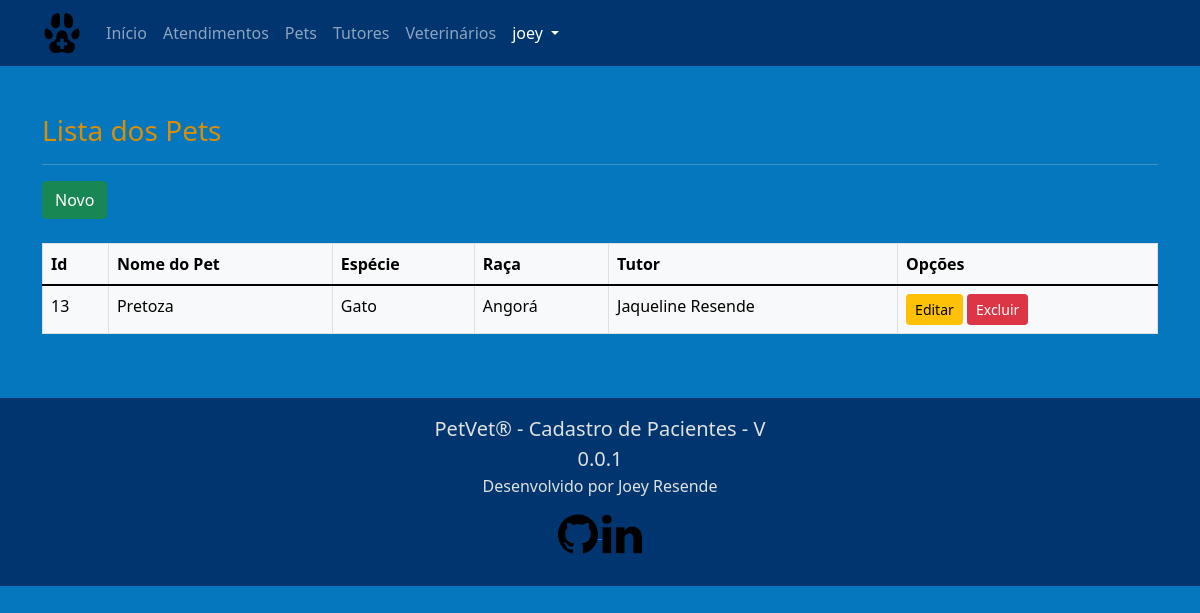
The app's page /core/pets/ (signed in) with its own data.
### core/models.py (models this page shows, shortened)
class Pets(models.Model):
    id = models.AutoField(primary_key=True)
    pet_name = models.CharField(
        max_length=30, verbose_name='Nome do Pet')
    species = models.CharField(
        max_length=20, verbose_name='Espécie')
    breed = models.CharField(
        max_length=30, verbose_name='Raça')
    gender = models.CharField(
        max_length=5, choices=sex_status, verbose_name='Genêro')
    date_of_birth = models.DateField(
        null=True, blank=True, verbose_name='Data de Nascimento')
    castrated = models.CharField(
        max_length=3, choices=castrated_status, default='N', verbose_name='Castrado?')
    weight = models.DecimalField(
        max_digits=6, decimal_places=3, verbose_name='Peso')
    tutor_name = models.ForeignKey(
        'Tutor', on_delete=models.PROTECT, null=True, verbose_name="Nome do Tutor")
    class Meta:
        ordering = ['id']

class Tutor(models.Model):
    tutor_name = models.CharField(
        max_length=30, verbose_name='Nome do Tutor')
    cpf = CPFField('cpf')
    phone = PhoneField(verbose_name='Telefone')
    email = models.EmailField(max_length=254, verbose_name='Email')
    cep = models.IntegerField(help_text='Cep')
    street = models.CharField(max_length=40, verbose_name='Rua')
    number = models.IntegerField(verbose_name='Numero')
    district = models.CharField(max_length=40, verbose_name='Bairro')
    city = models.CharField(
        max_length=40, default='Petrolina', verbose_name='Cidade')
    state = models.CharField(
        max_length=40, default='Pernambuco', verbose_name='Estado')
    def __str__(self):
        return self.tutor_name

### core/views.py (the view)
# urls.py: path('pets/', PetList.as_view(), name='pets'),
class PetList(LoginRequiredMixin, ListView):
    login_url = '/accounts/login/'
    model = Pets
    template_name = 'core/pet_list.html'

### core/templates/core/pet_list.html (shortened to what this page needs)
{% extends 'core/base_model.html' %}
{% block content %}
<h3>Lista dos Pets</h3>
<hr>
<a href="{% url 'pet_new' %}" class="btn btn-success btn">Novo</a><br><br>
<div class="table-responsive">
  <table class="table table-bordered table-hover table-light">
    <thead class="thead-dark">
      <tr>
        <th>Id</th>
        <th>Nome do Pet</th>
        <th>Espécie</th>
        <th>Raça</th>
        <th>Tutor</th>
        <th>Opções</th>
      </tr>
    </thead>
      {% for each in object_list %}
      <tr>
        <td>{{ each.id }}</td>
        <td>{{ each.pet_name }}</td>
        <td>{{ each.species }}</td>
        <td>{{ each.breed }}</td>
        <td>{{ each.tutor_name }}</td>
        <td>
          <a href="{% url 'pet_edit' each.pk %}" class="btn btn-warning btn-sm">Editar</a>
          <a href="{% url 'pet_delete' each.pk %}" class="btn btn-danger btn-sm">Excluir</a>
        </td>
      </tr>
      {% empty %}
      <tr>
        <td colspan="6">Nenhum Pet cadastrado.</td>
      </tr>
      {% endfor %}
  </table>
</div>
{% endblock %}

### core/templates/core/base_model.html (shortened to what this page needs)
{% load static %}
<!DOCTYPE html>
<html lang="pt-br">
<head>
    <link
      rel="stylesheet"
      href="https://cdn.jsdelivr.net/npm/bootstrap@5.1.3/dist/css/bootstrap.min.css"
    />
    <link rel="stylesheet" href="{% static 'css/styles.css/' %}" />
  </head>
  <body class="d-flex flex-column h-100">
    <main role="main" class="flex-shrink-0">
      {% block menu %}
      <nav class="navbar navbar-expand-lg navbar-dark">
        <div class="container">
          <a class="navbar-brand" href="{% url 'index' %}">
            <img src="{% static 'img/favicon.ico/' %}" height="40" alt="" />
          </a>
          <div class="collapse navbar-collapse" id="navbarNavDropdown">
            <ul class="navbar-nav mr-auto">
              <li class="nav-item">
                <a class="nav-link" href="{% url 'index' %}">
                  Início
                </a>
              </li>
              <li class="nav-item">
                <a class="nav-link" href="{% url 'medical_cares' %}">
                  Atendimentos
                </a>
              </li>
              <li class="nav-item">
                <a class="nav-link" href="{% url 'pets' %}">
                  Pets
                </a>
              </li>
              <li class="nav-item">
                <a class="nav-link" href="{% url 'tutors' %}">
                  Tutores
                </a>
              </li>
              <li class="nav-item">
                <a class="nav-link" href="{% url 'vets' %}">
                  Veterinários
                </a>
              </li>
            </ul>
            <ul class="navbar-nav">
              {% if request.user.is_authenticated %}
              <li class="nav-item dropdown">
                <a
                  class="nav-link dropdown-toggle text-white"
                  href="#"
                  id="navbarDropdownMenuLink"
                  role="button"
                  data-toggle="dropdown"
                  aria-haspopup="true"
                  aria-expanded="false"
                >
                  <span id="username">{{ request.user }}</span>
                </a>
              </li>
              {% endif %}
            </ul>
          </div>
        </div>
      </nav>
      {% endblock %}
      <div class="container py-5">
        {% block content %}
        {% endblock %}
      </div>
    </main>
    <footer class="mt-auto">
      {% block footer %}
      <div class="container-fluid text-center p-3">
        <div class="row">
          <div class="col-md-4 mx-auto text-center">
            <p>
              <span class="lead">PetVet® - Cadastro de Pacientes - V 0.0.1</span
              ><br />
              <span>Desenvolvido por Joey Resende</span><br />
              <div class="social">
                  <a href="https://github.com/Joey-Resende" target="_blank">
                    <img src="{% static 'img/github_logo_icon.png' %}" height="40" alt="logo github">
                  </a>
                  <a href="https://www.linkedin.com/in/givanildo-resende/" target="_blank">
                    <img src="{% static 'img/linkedin_logo_icon.png' %}" height="40" alt="logo linkedin">
                  </a>
              </div>
            </p>
          </div>
        </div>
      </div>
      {% endblock %}
    </footer>
  </body>
</html>

### static/css/styles.css (style rules this page uses)
:root { --preto: #000000; --branco-1: #ffffff; --branco-2: #E0E2DD; --azul-1: #0477BF; --azul-2: #0388A6; --azul-3: #003570; --amarelo-1: #F2CB05; --amarelo-2: #D98E04; }
body { background-color: var(--azul-1); color: var(--preto); }
h3 { color: var(--amarelo-2); }
div { color: var(--branco-2); }
nav { padding: 0; list-style: none; background-color: var(--azul-3); color: var(--amarelo-2); }
p { color: var(--branco-2); }
footer { background-color: var(--azul-3); color: var(--amarelo-1); }

### records on screen
Pets: id "13", pet_name "Pretoza", species "Gato", breed "Angorá", tutor_name "Jaqueline Resende"

### other values on screen
{{ request.user }} "joey"
